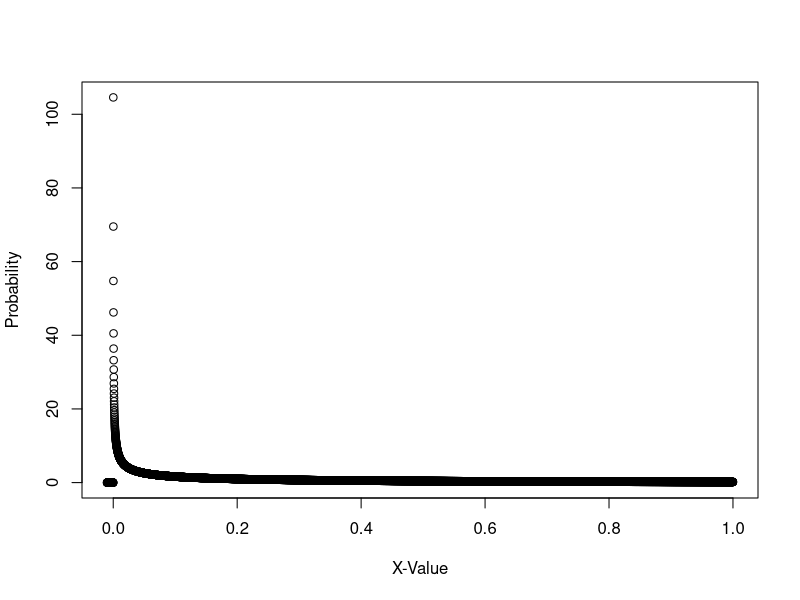

Generate this figure with R:
## ---- chunk 1
r <- seq(-0.01, 1, length =10000)
xr <- dgamma(r, 0.411)
plot(r, xr, xlab = 'X-Value', ylab = 'Probability')
